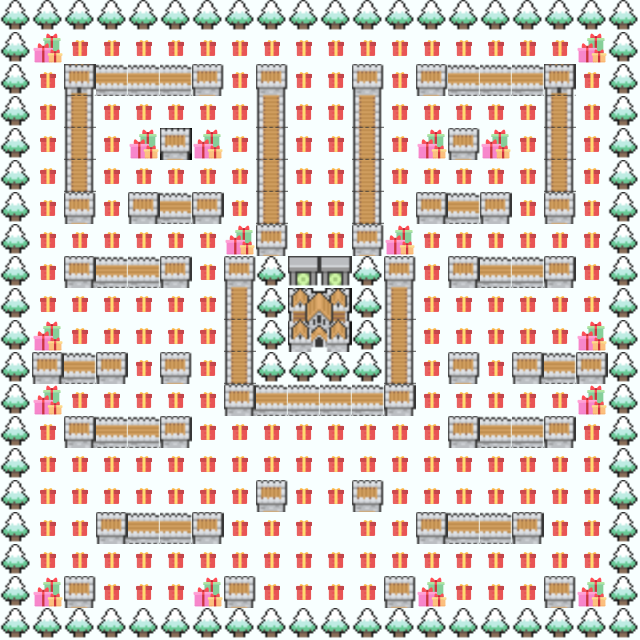

Rendered tile map (Tiled .tmx) drawn with the repository's tilesets; below, a short description and the map source with its tile grids summarised:
An orthogonal 20x20 tile map with 32x32 px tiles, 2 tile layers (Слой тайлов 1, Слой тайлов 2), 6 tilesets.

<map version="1.5" tiledversion="1.7.2" orientation="orthogonal" renderorder="left-up" width="20" height="20" tilewidth="32" tileheight="32" infinite="0" nextlayerid="4" nextobjectid="1">
 <tileset firstgid="1" source="Keep.tsx" />
 <tileset firstgid="25" source="Tower.tsx" />
 <tileset firstgid="43" source="Portal.tsx" />
 <tileset firstgid="47" source="PineTrees.tsx" />
 <tileset firstgid="50" source="Winter.tsx" />
 <tileset firstgid="58" source="gifts.tsx" />
 <layer id="1" name="Слой тайлов 1" width="20" height="20">
  <data>[400 cells, 400 non-empty, 2 distinct tile ids]</data>
 </layer>
 <layer id="3" name="Слой тайлов 2" width="20" height="20">
  <data>[400 cells, 400 non-empty, 15 distinct tile ids]</data>
 </layer>
</map>
